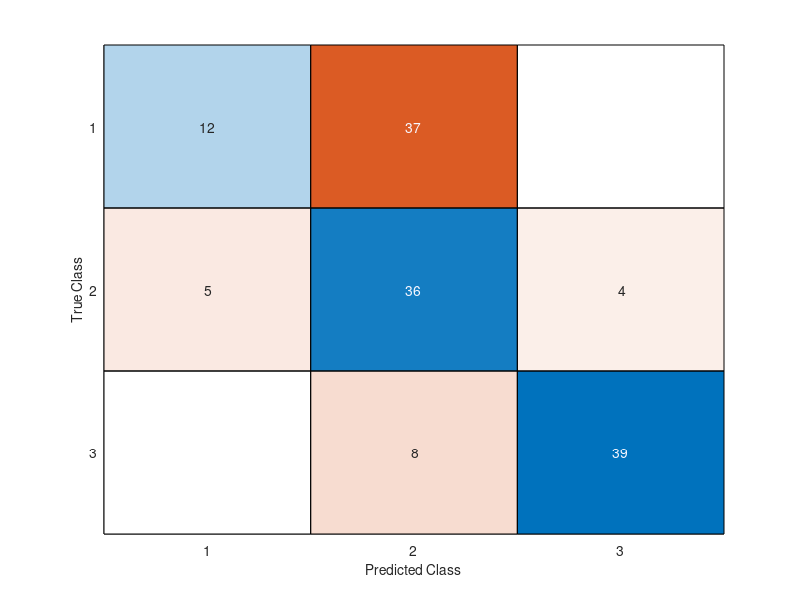

The MATLAB script that drew this image: (Note: this script raises an error after producing the figure.)
clearvars
clc

%% Load a random Matlab example: iris dataset
load fisheriris

% Randomize the measurements and groups in the data.
rng(0,'twister'); % For reproducibility
numObs = length(species);
p = randperm(numObs);
meas = meas(p,:);
species = species(p);

% Train a discriminant analysis classifier by using measurements in the first half of the data.
half = floor(numObs/16); % I decreased the number of training samples to have more wrong classified examples
% half = floor(numObs/2);
training = meas(1:half,:);
trainingSpecies = species(1:half);
Mdl = fitcdiscr(training,trainingSpecies);

% Predict labels for the measurements in the second half of the data by using the trained classifier.
sample = meas(half+1:end,:);
grouphat = predict(Mdl,sample);

% Specify the group order and display the confusion matrix for the resulting classification.
group = species(half+1:end);
[C,order] = confusionmat(group,grouphat,'Order',{'setosa','versicolor','virginica'});

% I added this line to verify if it works for 2 classes only
% C = C(2:3, 2:3);

% Plot the confusion matrix C
figure
confusionchart(C)

%% Use the function you've just downloaded
stats = statsOfMeasure(C, 1);

% To access the "false_positive" of the 2nd class
stats.classes(2,2)